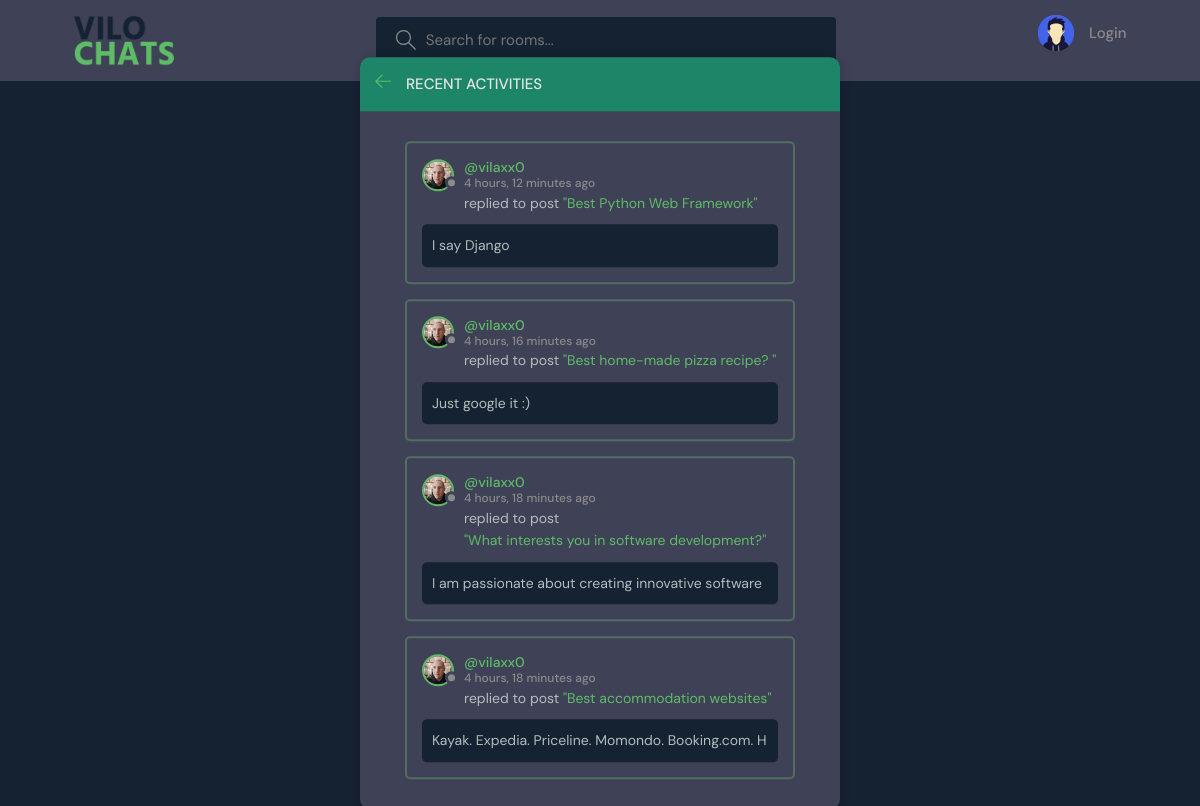
The page /activity/ on the database its author committed.
### base/models.py (models this page shows)
class Message(models.Model):
    user = models.ForeignKey(User, on_delete=models.CASCADE)
    room = models.ForeignKey(Room, on_delete=models.CASCADE)
    body = models.TextField()
    updated = models.DateTimeField(auto_now=True)
    created = models.DateTimeField(auto_now_add=True)
    class Meta:
        ordering = ['-updated', '-created']
    def __str__(self):
        return self.body[0:50]

class User(AbstractUser):
    name = models.CharField(max_length=200, null=True)
    email = models.EmailField(unique=True, max_length=200, null=True)
    bio = models.TextField(null=True, blank=True)
    avatar = models.ImageField(default="avatar.svg", null=True, blank=True)
    USERNAME_FIELD = 'email'
    REQUIRED_FIELDS = []

class Room(models.Model):
    host = models.ForeignKey(User, on_delete=models.SET_NULL, null=True)
    topic = models.ForeignKey(Topic, on_delete=models.SET_NULL, null=True)
    name = models.CharField(max_length=200)
    description = models.TextField(null=True, blank=True)
    participants = models.ManyToManyField(User, related_name='participants', blank=True)
    updated = models.DateTimeField(auto_now=True)
    created = models.DateTimeField(auto_now_add=True)
    class Meta:
        ordering = ['-updated', '-created']
    def __str__(self):
        return self.name

### base/views.py (the view)
# urls.py: path('activity/', views.activitiesPage, name="activities"),
def activitiesPage(request):
    room_messages = Message.objects.all()[:4]
    context = {'room_messages': room_messages}
    return render(request, 'base/activity.html', context)

### base/templates/base/activity.html (shortened to what this page needs)
{% extends 'main.html' %} {% block content %}
<main class="layout">
  <div class="container">
    <div class="layout__box">
      <div class="layout__boxHeader">
        <div class="layout__boxTitle">
          <a href="{% url 'home' %}">
            <svg
              version="1.1"
              xmlns="http://www.w3.org/2000/svg"
              width="32"
              height="32"
              viewBox="0 0 32 32"
            >
              <title>arrow-left</title>
              <path
                d="M13.723 2.286l-13.723 13.714 13.719 13.714 1.616-1.611-10.96-10.96h27.625v-2.286h-27.625l10.965-10.965-1.616-1.607z"
              ></path>
            </svg>
          </a>
          <h3>Recent Activities</h3>
        </div>
      </div>
      <div class="activities-page layout__body">
        {% for message in room_messages %}
        <div class="activities__box">
          <div class="activities__boxHeader roomListRoom__header">
            <a
              href="{% url 'user-profile' message.user.id %}"
              class="roomListRoom__author"
            >
              <div class="avatar avatar--small">
                <img src="{{message.user.avatar.url}}" />
              </div>
              <p>
                @{{message.user.username}}
                <span>{{message.created|timesince}} ago</span>
              </p>
            </a>
          </div>
          <div class="activities__boxContent">
            <p>
              replied to post
              <a href="{% url 'room' message.room.id %}">
                "{{ message.room }}"</a
              >
            </p>
            <div class="activities__boxRoomContent">{{message}}</div>
          </div>
        </div>
        {% endfor %}
      </div>
    </div>
  </div>
</main>
{% endblock content %}

### static/styles/main.css (style rules this page uses)
:root { --color-main: #5ebc67; --color-main-light: #e1f6fb; --color-dark: #3f4156; --color-dark-medium: #516e61; --color-dark-light: #1e8668; --color-light: #e5e5e5; --color-gray: #8b8b8b; --color-light-gray: #b2bdbd; --color-bg: #152232; --color-success: #5dd693; --color-error: #fc4b0b; }
* { font-family: "DM Sans", -apple-system, BlinkMacSystemFont, "Segoe UI", Roboto, Oxygen, Ubuntu, Cantarell, "Open Sans", "Helvetica Neue", sans-serif; margin: 0; padding: 0; box-sizing: border-box; text-rendering: optimizeLegibility; font-size: inherit; }
html { font-size: 56.25%; }
@media only screen and (min-width: 1200px) { html { font-size: 62.5%; } }
body { line-height: 1.6; font-weight: 400; font-size: 1.5rem; color: var(--color-light-gray); background-color: var(--color-bg); min-height: 100vh; }
img { width: 100%; }
a { display: inline-block; color: var(--color-main); text-decoration: none; }
.container { max-width: 120rem; width: 90%; margin: auto; }
.avatar { position: relative; display: inline-block; border-radius: 50%; border: 2px solid var(--color-main); }
.avatar img { display: block; border-radius: 50%; object-fit: cover; object-position: center; }
.avatar::after { content: ""; display: block; position: absolute; background-color: var(--color-gray); z-index: 111; border-radius: 50%; border: 0.3rem solid var(--color-dark); }
.avatar.avatar--small img { width: 2.8rem; height: 2.8rem; }
.avatar.avatar--small:after { width: 0.7rem; height: 0.7rem; bottom: 0px; right: -6px; }
.layout { margin-top: 2.4rem; }
.layout > .container { display: flex; justify-content: space-between; align-items: flex-start; }
.layout__box { width: 90%; max-width: 48rem; min-height: 40rem; position: absolute; top: 50%; left: 50%; transform: translate(-50%, -46%); background-color: var(--color-dark); border-radius: 1rem; box-shadow: 1px 1px 6px 3px rgba(0, 0, 0, 0.1); overflow: hidden; }
.layout__boxHeader { display: flex; padding: 1.5rem; background-color: var(--color-dark-light); }
.layout__boxTitle { display: flex; gap: 1.5rem; align-items: center; }
.layout__boxTitle h3 { text-transform: uppercase; font-weight: 500; color: var(--color-light); }
.layout__boxTitle svg { width: 1.6rem; height: 1.6rem; fill: var(--color-main); }
.layout__body { margin: 3rem; }
.roomListRoom__header { display: flex; justify-content: space-between; align-items: center; }
.roomListRoom__author { font-weight: 500; display: flex; align-items: center; gap: 1rem; }
.activities__box { margin: 1.5rem; padding: 1.5rem; border: 2px solid var(--color-dark-medium); border-radius: 5px; }
.activities__boxHeader p { font-size: 1.4rem; line-height: 1.3; }
.activities__boxHeader p span { color: var(--color-gray); font-size: 1.2rem; display: block; }
.activities__boxContent { margin-left: 4.2rem; }
.activities__boxContent { font-size: 1.4rem; }
.activities__boxRoomContent { background: var(--color-bg); padding: 1rem; border-radius: 5px; margin-top: 1rem; margin-left: -4.2rem; }

### rows shown on the page
Message: user.avatar (picture), user.username "vilaxx0", created "4 hours, 12 minutes", room "Best Python Web Framework", body "I say Django"
Message: user.avatar (picture), user.username "vilaxx0", created "4 hours, 16 minutes", room "Best home-made pizza recipe?", body "Just google it :)"
Message: user.avatar (picture), user.username "vilaxx0", created "4 hours, 18 minutes", room "What interests you in software development?", body "I am passionate about creating innovative software"
Message: user.avatar (picture), user.username "vilaxx0", created "4 hours, 18 minutes", room "Best accommodation websites", body "Kayak. Expedia. Priceline. Momondo. Booking.com. H"
